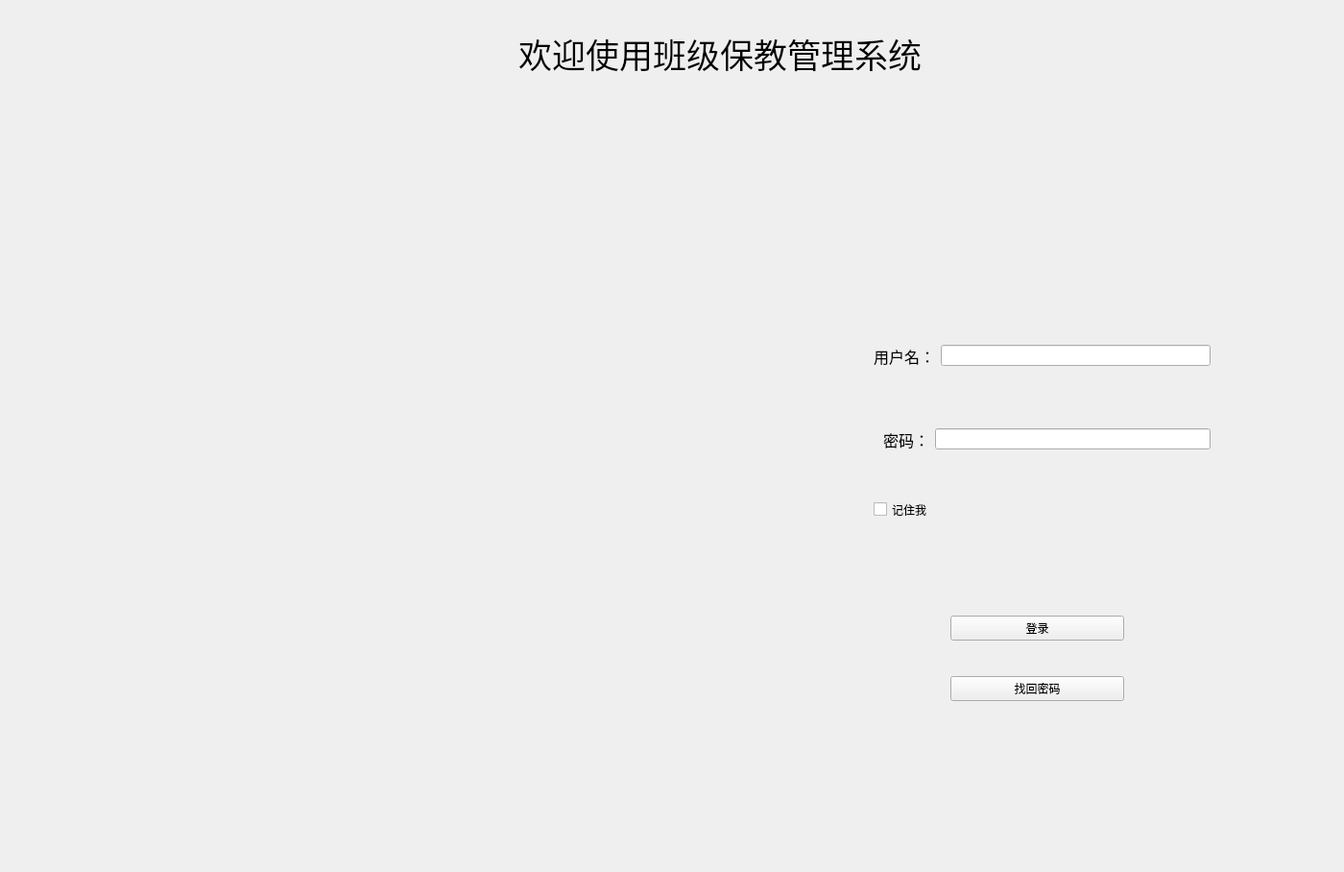
<?xml version="1.0" encoding="UTF-8"?>
<ui version="4.0">
 <class>Login_UI</class>
 <widget class="QWidget" name="Login_UI">
  <property name="geometry">
   <rect>
    <x>0</x>
    <y>0</y>
    <width>1400</width>
    <height>908</height>
   </rect>
  </property>
  <property name="windowTitle">
   <string>登录界面</string>
  </property>
  <widget class="QLabel" name="login_pic">
   <property name="geometry">
    <rect>
     <x>0</x>
     <y>0</y>
     <width>831</width>
     <height>1041</height>
    </rect>
   </property>
   <property name="text">
    <string>&lt;html&gt;&lt;head/&gt;&lt;body&gt;&lt;p&gt;&lt;img src=&quot;:/door/login (自定义).jpg&quot;/&gt;&lt;/p&gt;&lt;/body&gt;&lt;/html&gt;</string>
   </property>
  </widget>
  <widget class="QLabel" name="label">
   <property name="geometry">
    <rect>
     <x>953</x>
     <y>400</y>
     <width>91</width>
     <height>21</height>
    </rect>
   </property>
   <property name="text">
    <string/>
   </property>
  </widget>
  <widget class="DisplayLabel" name="DisplayLabel">
   <property name="geometry">
    <rect>
     <x>540</x>
     <y>10</y>
     <width>451</width>
     <height>91</height>
    </rect>
   </property>
   <property name="font">
    <font>
     <family>幼圆</family>
     <pointsize>26</pointsize>
     <weight>50</weight>
     <bold>false</bold>
    </font>
   </property>
   <property name="text">
    <string>欢迎使用班级保教管理系统</string>
   </property>
  </widget>
  <widget class="CheckBox" name="CheckBox">
   <property name="geometry">
    <rect>
     <x>910</x>
     <y>500</y>
     <width>211</width>
     <height>61</height>
    </rect>
   </property>
   <property name="text">
    <string>记住我</string>
   </property>
  </widget>
  <widget class="QLabel" name="label_2">
   <property name="geometry">
    <rect>
     <x>1010</x>
     <y>70</y>
     <width>200</width>
     <height>200</height>
    </rect>
   </property>
   <property name="text">
    <string>&lt;html&gt;&lt;head/&gt;&lt;body&gt;&lt;p&gt;&lt;img src=&quot;:/door/logo (自定义).png&quot;/&gt;&lt;/p&gt;&lt;/body&gt;&lt;/html&gt;</string>
   </property>
  </widget>
  <widget class="QWidget" name="layoutWidget">
   <property name="geometry">
    <rect>
     <x>910</x>
     <y>350</y>
     <width>351</width>
     <height>41</height>
    </rect>
   </property>
   <layout class="QHBoxLayout" name="horizontalLayout_2">
    <item>
     <widget class="CaptionLabel" name="UserName_Label">
      <property name="font">
       <font>
        <family>Adobe Heiti Std</family>
        <pointsize>12</pointsize>
        <weight>50</weight>
        <bold>false</bold>
       </font>
      </property>
      <property name="text">
       <string>用户名：</string>
      </property>
     </widget>
    </item>
    <item>
     <widget class="LineEdit" name="UserNameEdit"/>
    </item>
   </layout>
  </widget>
  <widget class="QWidget" name="layoutWidget">
   <property name="geometry">
    <rect>
     <x>990</x>
     <y>610</y>
     <width>181</width>
     <height>151</height>
    </rect>
   </property>
   <layout class="QVBoxLayout" name="verticalLayout">
    <item>
     <widget class="PrimaryPushButton" name="PrimaryPushButton">
      <property name="text">
       <string>登录</string>
      </property>
     </widget>
    </item>
    <item>
     <widget class="HyperlinkButton" name="HyperlinkButton">
      <property name="text">
       <string>找回密码</string>
      </property>
     </widget>
    </item>
   </layout>
  </widget>
  <widget class="QWidget" name="layoutWidget">
   <property name="geometry">
    <rect>
     <x>920</x>
     <y>440</y>
     <width>341</width>
     <height>35</height>
    </rect>
   </property>
   <layout class="QHBoxLayout" name="horizontalLayout">
    <item>
     <widget class="CaptionLabel" name="CaptionLabel_2">
      <property name="font">
       <font>
        <family>Adobe Heiti Std</family>
        <pointsize>12</pointsize>
        <weight>50</weight>
        <bold>false</bold>
       </font>
      </property>
      <property name="text">
       <string>密码：</string>
      </property>
     </widget>
    </item>
    <item>
     <widget class="PasswordLineEdit" name="PasswordLineEdit"/>
    </item>
   </layout>
  </widget>
 </widget>
 <customwidgets>
  <customwidget>
   <class>CheckBox</class>
   <extends>QCheckBox</extends>
   <header>qfluentwidgets</header>
  </customwidget>
  <customwidget>
   <class>HyperlinkButton</class>
   <extends>PushButton</extends>
   <header>qfluentwidgets</header>
  </customwidget>
  <customwidget>
   <class>PushButton</class>
   <extends>QPushButton</extends>
   <header>qfluentwidgets</header>
  </customwidget>
  <customwidget>
   <class>PrimaryPushButton</class>
   <extends>PushButton</extends>
   <header>qfluentwidgets</header>
  </customwidget>
  <customwidget>
   <class>CaptionLabel</class>
   <extends>QLabel</extends>
   <header>qfluentwidgets</header>
  </customwidget>
  <customwidget>
   <class>DisplayLabel</class>
   <extends>QLabel</extends>
   <header>qfluentwidgets</header>
  </customwidget>
  <customwidget>
   <class>LineEdit</class>
   <extends>QLineEdit</extends>
   <header>qfluentwidgets</header>
  </customwidget>
  <customwidget>
   <class>PasswordLineEdit</class>
   <extends>LineEdit</extends>
   <header>qfluentwidgets</header>
  </customwidget>
 </customwidgets>
 <resources>
  <include location="resource/LoginUI.qrc"/>
 </resources>
 <connections/>
</ui>
